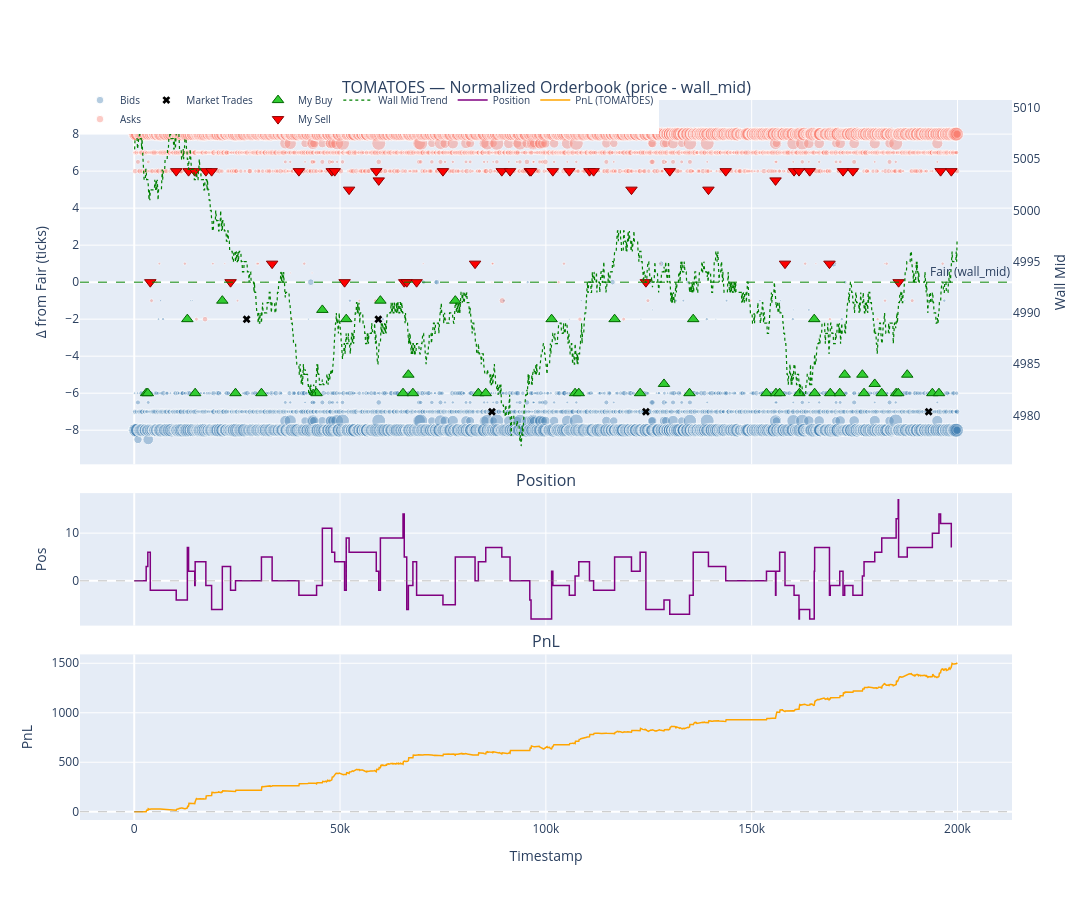

The notebook cell saved with this chart:
### Markdown cell above
### TOMATOES — Normalized View (去 wall_mid 漂移)

把所有价格减去成交时刻的 wall_mid，去除漂移后观察：
- 挂单 / 成交是否稳定落在 `± 7, ± 6, ± 1~2, 0` 等标准档位
- 我方成交相对 fair 的分布：buy 应该在 ≤ 0 的位置，sell 应该在 ≥ 0 的位置
- 负 edge 的成交会立刻暴露（buy 在 > 0 或 sell 在 < 0）

参考 [utils/viz.py](utils/viz.py) 中的 `plot_normalized_orderbook`，保留所有元素（bids / asks / market trades / my buys / my sells）+ 叠加仓位 / PnL 两行子图。

### Code cell
def plot_review_normalized(product: str) -> go.Figure:
    """和 plot_review 一样的三行布局，但 Row 1 使用 price - wall_mid（去漂移）。"""

    fig = make_subplots(
        rows=3, cols=1,
        shared_xaxes=True,
        vertical_spacing=0.04,
        row_heights=[0.55, 0.2, 0.25],
        subplot_titles=[
            f"{product} — Normalized Orderbook (price - wall_mid)",
            "Position",
            "PnL",
        ],
    )

    # ===== Row 1: 去漂移 Orderbook =====
    wm = wall_mid_df.filter(pl.col("product") == product).select(["timestamp", "product", "wall_mid"])

    # 挂单 - wall_mid
    ob_p = (
        ob_long.filter(pl.col("product") == product)
        .join(wm, on=["timestamp", "product"], how="left")
        .filter(pl.col("wall_mid").is_not_null())
        .with_columns((pl.col("price") - pl.col("wall_mid")).alias("norm_price"))
    )
    max_vol = ob_p["volume"].max() or 1

    bids = ob_p.filter(pl.col("side") == "bid")
    fig.add_trace(go.Scatter(
        x=bids["timestamp"].to_list(), y=bids["norm_price"].to_list(),
        mode="markers",
        marker=dict(color="steelblue", size=[max(2, v / max_vol * 14) for v in bids["volume"].to_list()], opacity=0.4),
        name="Bids", legendgroup="ob",
        customdata=bids["volume"].to_list(),
        hovertemplate="t=%{x}<br>Δ=%{y}<br>v=%{customdata}<extra>Bid</extra>",
    ), row=1, col=1)

    asks = ob_p.filter(pl.col("side") == "ask")
    fig.add_trace(go.Scatter(
        x=asks["timestamp"].to_list(), y=asks["norm_price"].to_list(),
        mode="markers",
        marker=dict(color="salmon", size=[max(2, v / max_vol * 14) for v in asks["volume"].to_list()], opacity=0.4),
        name="Asks", legendgroup="ob",
        customdata=asks["volume"].to_list(),
        hovertemplate="t=%{x}<br>Δ=%{y}<br>v=%{customdata}<extra>Ask</extra>",
    ), row=1, col=1)

    # Fair 基准线 (y=0)
    fig.add_hline(y=0, line_color="green", line_dash="dash", line_width=1, row=1, col=1,
                  annotation_text="Fair (wall_mid)")

    # 市场成交
    mt = (
        mkt_trades.filter(pl.col("product") == product)
        .join(wm, on=["timestamp", "product"], how="left")
        .filter(pl.col("wall_mid").is_not_null())
        .with_columns((pl.col("price") - pl.col("wall_mid")).alias("norm_price"))
    )
    if mt.height > 0:
        fig.add_trace(go.Scatter(
            x=mt["timestamp"].to_list(), y=mt["norm_price"].to_list(),
            mode="markers", marker=dict(color="black", symbol="x", size=7),
            name="Market Trades", legendgroup="mkt",
            customdata=mt["quantity"].to_list(),
            hovertemplate="t=%{x}<br>Δ=%{y}<br>qty=%{customdata}<extra>Mkt</extra>",
        ), row=1, col=1)

    # 我方买入 / 卖出（用 my_with_wm 里已算好的 fair 作为参照，避免 wall_mid 找不到 timestamp）
    my_p = my_with_wm.filter(pl.col("product") == product).with_columns(
        (pl.col("price") - pl.col("fair")).alias("norm_price")
    )

    my_buys = my_p.filter(pl.col("trade_type") == "my_buy")
    if my_buys.height > 0:
        fig.add_trace(go.Scatter(
            x=my_buys["timestamp"].to_list(), y=my_buys["norm_price"].to_list(),
            mode="markers",
            marker=dict(color="limegreen", symbol="triangle-up", size=10, line=dict(width=1, color="darkgreen")),
            name="My Buy", legendgroup="my",
            customdata=list(zip(my_buys["quantity"].to_list(), my_buys["price"].to_list(), my_buys["edge"].to_list())),
            hovertemplate="t=%{x}<br>Δ=%{y}<br>qty=%{customdata[0]}<br>px=%{customdata[1]}<br>edge=%{customdata[2]}<extra>My Buy</extra>",
        ), row=1, col=1)

    my_sells = my_p.filter(pl.col("trade_type") == "my_sell")
    if my_sells.height > 0:
        fig.add_trace(go.Scatter(
            x=my_sells["timestamp"].to_list(), y=my_sells["norm_price"].to_list(),
            mode="markers",
            marker=dict(color="red", symbol="triangle-down", size=10, line=dict(width=1, color="darkred")),
            name="My Sell", legendgroup="my",
            customdata=list(zip(my_sells["quantity"].to_list(), my_sells["price"].to_list(), my_sells["edge"].to_list())),
            hovertemplate="t=%{x}<br>Δ=%{y}<br>qty=%{customdata[0]}<br>px=%{customdata[1]}<br>edge=%{customdata[2]}<extra>My Sell</extra>",
        ), row=1, col=1)

    # 右侧副轴：wall_mid 趋势，用于观察价格漂移
    wm_sorted = wm.sort("timestamp")
    fig.add_trace(go.Scatter(
        x=wm_sorted["timestamp"].to_list(), y=wm_sorted["wall_mid"].to_list(),
        mode="lines", line=dict(color="green", width=1.2, dash="dot"),
        name="Wall Mid Trend", legendgroup="wm",
        yaxis="y4",
        hovertemplate="t=%{x}<br>wm=%{y}<extra></extra>",
    ))

    # ===== Row 2: 仓位 =====
    pos_p = position_df.filter(pl.col("product") == product).sort("timestamp")
    fig.add_trace(go.Scatter(
        x=pos_p["timestamp"].to_list(), y=pos_p["position"].to_list(),
        mode="lines", line=dict(color="purple", width=1.5, shape="hv"),
        name="Position", legendgroup="pos",
        hovertemplate="t=%{x}<br>pos=%{y}<extra></extra>",
    ), row=2, col=1)
    fig.add_hline(y=0, line_dash="dash", line_color="gray", line_width=0.5, row=2, col=1)

    # ===== Row 3: PnL =====
    pnl_p = pnl_by_product.filter(pl.col("product") == product).sort("timestamp")
    fig.add_trace(go.Scatter(
        x=pnl_p["timestamp"].to_list(), y=pnl_p["profit_and_loss"].to_list(),
        mode="lines", line=dict(color="orange", width=1.5),
        name=f"PnL ({product})", legendgroup="pnl",
        hovertemplate="t=%{x}<br>PnL=%{y:.1f}<extra></extra>",
    ), row=3, col=1)
    fig.add_hline(y=0, line_dash="dash", line_color="gray", line_width=0.5, row=3, col=1)

    # 配置副轴 (wall mid trend)
    fig.update_layout(
        yaxis4=dict(
            overlaying="y", side="right", title="Wall Mid",
            showgrid=False, anchor="x",
        ),
        height=900, width=1200,
        legend=dict(orientation="h", y=1.02, x=0, font=dict(size=10)),
        hovermode="x unified",
    )
    fig.update_xaxes(title_text="Timestamp", row=3, col=1)
    fig.update_yaxes(title_text="Δ from Fair (ticks)", row=1, col=1)
    fig.update_yaxes(title_text="Pos", row=2, col=1)
    fig.update_yaxes(title_text="PnL", row=3, col=1)

    return fig


fig = plot_review_normalized("TOMATOES")
fig.show()

### Figure 1 — Plotly figure (JSON) as saved in the notebook; plotly's stock layout.template omitted (floating-point values rounded to 4 significant figures; data arrays with more than 128 entries replaced by an {"elided": "..."} marker saying what was removed)
{"data": [{"customdata": {"elided": "4058 int values"}, "hovertemplate": "t=%{x}<br>Δ=%{y}<br>v=%{customdata}<extra>Bid</extra>", "legendgroup": "ob", "marker": {"color": "steelblue", "opacity": 0.4, "size": {"elided": "4058 float values"}}, "mode": "markers", "name": "Bids", "type": "scatter", "x": {"elided": "4058 int values"}, "xaxis": "x", "y": {"elided": "4058 float values"}, "yaxis": "y"}, {"customdata": {"elided": "4067 int values"}, "hovertemplate": "t=%{x}<br>Δ=%{y}<br>v=%{customdata}<extra>Ask</extra>", "legendgroup": "ob", "marker": {"color": "salmon", "opacity": 0.4, "size": {"elided": "4067 float values"}}, "mode": "markers", "name": "Asks", "type": "scatter", "x": {"elided": "4067 int values"}, "xaxis": "x", "y": {"elided": "4067 float values"}, "yaxis": "y"}, {"customdata": [5, 2, 4, 2, 5], "hovertemplate": "t=%{x}<br>Δ=%{y}<br>qty=%{customdata}<extra>Mkt</extra>", "legendgroup": "mkt", "marker": {"color": "black", "size": 7, "symbol": "x"}, "mode": "markers", "name": "Market Trades", "type": "scatter", "x": [27300, 59300, 86900, 124300, 193000], "xaxis": "x", "y": [-2, -2, -7, -7, -7], "yaxis": "y"}, {"customdata": {"elided": "43x3 float values"}, "hovertemplate": "t=%{x}<br>Δ=%{y}<br>qty=%{customdata[0]}<br>px=%{customdata[1]}<br>edge=%{customdata[2]}<extra>My Buy</extra>", "legendgroup": "my", "marker": {"color": "limegreen", "line": {"color": "darkgreen", "width": 1}, "size": 10, "symbol": "triangle-up"}, "mode": "markers", "name": "My Buy", "type": "scatter", "x": [2900, 3300, 12900, 14800, 21400, 24600, 30900, 44300, 45700, 51500, 59800, 65300, 66600, 67700, 78000, 83600, 85400, 101400, 107100, 108000, 116700, 122900, 128700, 134900, 135800, 153600, 155900, 156800, 161600, 165200, 165300, 169100, 171400, 172600, 176900, 177300, 179900, 181600, 185100, 185600, 187800, 193900, 195500], "xaxis": "x", "y": [-6, -6, -2, -6, -1, -6, -6, -6, -1.5, -2, -1, -6, -5, -6, -1, -6, -6, -2, -6, -6, -2, -6, -5.5, -6, -2, -6, -6, -6, -6, -2, -6, -6, -6, -5, -5, -6, -5.5, -6, -6, -6, -5, -6, -6], "yaxis": "y"}, {"customdata": {"elided": "44x3 float values"}, "hovertemplate": "t=%{x}<br>Δ=%{y}<br>qty=%{customdata[0]}<br>px=%{customdata[1]}<br>edge=%{customdata[2]}<extra>My Sell</extra>", "legendgroup": "my", "marker": {"color": "red", "line": {"color": "darkred", "width": 1}, "size": 10, "symbol": "triangle-down"}, "mode": "markers", "name": "My Sell", "type": "scatter", "x": [3900, 10200, 13200, 14700, 17400, 18800, 23400, 33500, 40000, 48000, 48700, 51100, 52200, 58800, 59400, 65600, 66200, 68600, 75000, 82800, 89300, 91300, 96100, 96400, 101700, 105700, 110600, 111600, 120800, 124300, 130100, 139500, 143700, 155800, 158100, 160300, 161500, 164100, 168900, 172200, 174600, 185700, 195900, 198500], "xaxis": "x", "y": [0, 6, 6, 6, 6, 6, 0, 1, 6, 6, 6, 0, 5, 6, 5.5, 0, 0, 0, 6, 1, 6, 6, 6, 6, 6, 6, 6, 6, 5, 0, 6, 5, 6, 5.5, 1, 6, 6, 6, 1, 6, 6, 0, 6, 6], "yaxis": "y"}, {"hovertemplate": "t=%{x}<br>wm=%{y}<extra></extra>", "legendgroup": "wm", "line": {"color": "green", "dash": "dot", "width": 1.2}, "mode": "lines", "name": "Wall Mid Trend", "type": "scatter", "x": {"elided": "2000 int values"}, "y": {"elided": "2000 float values"}, "yaxis": "y4"}, {"hovertemplate": "t=%{x}<br>pos=%{y}<extra></extra>", "legendgroup": "pos", "line": {"color": "purple", "shape": "hv", "width": 1.5}, "mode": "lines", "name": "Position", "type": "scatter", "x": [0, 2900, 3300, 3900, 10200, 12900, 13200, 14700, 14800, 17400, 18800, 21400, 23400, 24600, 30900, 33500, 40000, 44300, 45700, 48000, 48700, 51100, 51500, 52200, 58800, 59400, 59800, 65300, 65600, 66200, 66600, 67700, 68600, 75000, 78000, 82800, 83600, 85400, 89300, 91300, 96100, 96400, 101400, 101700, 105700, 107100, 108000, 110600, 111600, 116700, 120800, 122900, 124300, 128700, 130100, 134900, 135800, 139500, 143700, 153600, 155800, 155900, 156800, 158100, 160300, 161500, 161600, 164100, 165200, 165300, 168900, 169100, 171400, 172200, 172600, 174600, 176900, 177300, 179900, 181600, 185100, 185600, 185700, 187800, 193900, 195500, 195900, 198500], "xaxis": "x2", "y": [0, 3, 6, -2, -4, 7, 2, -1, 4, -1, -6, 3, -2, 0, 5, 0, -3, -1, 11, 6, 4, -2, 9, 6, 2, -2, 9, 14, 5, -6, -1, 4, -3, -5, 5, 0, 4, 7, 5, 0, -4, -8, 2, -1, -3, 1, 4, 0, -2, 5, 2, 6, -6, -4, -7, -3, 6, 3, 0, 2, -3, 2, 6, -1, -3, -8, -6, -8, 2, 7, -3, -1, 2, -3, -1, -3, 1, 4, 6, 9, 13, 17, 5, 7, 10, 14, 12, 7], "yaxis": "y2"}, {"hovertemplate": "t=%{x}<br>PnL=%{y:.1f}<extra></extra>", "legendgroup": "pnl", "line": {"color": "orange", "width": 1.5}, "mode": "lines", "name": "PnL (TOMATOES)", "type": "scatter", "x": {"elided": "2000 int values"}, "xaxis": "x3", "y": {"elided": "2000 float values"}, "yaxis": "y3"}], "layout": {"annotations": [{"font": {"size": 16}, "showarrow": false, "text": "TOMATOES — Normalized Orderbook (price - wall_mid)", "x": 0.5, "xanchor": "center", "xref": "paper", "y": 1, "yanchor": "bottom", "yref": "paper"}, {"font": {"size": 16}, "showarrow": false, "text": "Position", "x": 0.5, "xanchor": "center", "xref": "paper", "y": 0.454, "yanchor": "bottom", "yref": "paper"}, {"font": {"size": 16}, "showarrow": false, "text": "PnL", "x": 0.5, "xanchor": "center", "xref": "paper", "y": 0.23, "yanchor": "bottom", "yref": "paper"}, {"showarrow": false, "text": "Fair (wall_mid)", "x": 1, "xanchor": "right", "xref": "x domain", "y": 0, "yanchor": "bottom", "yref": "y"}], "height": 900, "hovermode": "x unified", "legend": {"font": {"size": 10}, "orientation": "h", "x": 0, "y": 1.02}, "shapes": [{"line": {"color": "green", "dash": "dash", "width": 1}, "type": "line", "x0": 0, "x1": 1, "xref": "x domain", "y0": 0, "y1": 0, "yref": "y"}, {"line": {"color": "gray", "dash": "dash", "width": 0.5}, "type": "line", "x0": 0, "x1": 1, "xref": "x2 domain", "y0": 0, "y1": 0, "yref": "y2"}, {"line": {"color": "gray", "dash": "dash", "width": 0.5}, "type": "line", "x0": 0, "x1": 1, "xref": "x3 domain", "y0": 0, "y1": 0, "yref": "y3"}], "width": 1200, "xaxis": {"anchor": "y", "domain": [0, 1], "matches": "x3", "showticklabels": false}, "xaxis2": {"anchor": "y2", "domain": [0, 1], "matches": "x3", "showticklabels": false}, "xaxis3": {"anchor": "y3", "domain": [0, 1], "title": {"text": "Timestamp"}}, "yaxis": {"anchor": "x", "domain": [0.494, 1], "title": {"text": "Δ from Fair (ticks)"}}, "yaxis2": {"anchor": "x2", "domain": [0.27, 0.454], "title": {"text": "Pos"}}, "yaxis3": {"anchor": "x3", "domain": [0, 0.23], "title": {"text": "PnL"}}, "yaxis4": {"anchor": "x", "overlaying": "y", "showgrid": false, "side": "right", "title": {"text": "Wall Mid"}}}}
